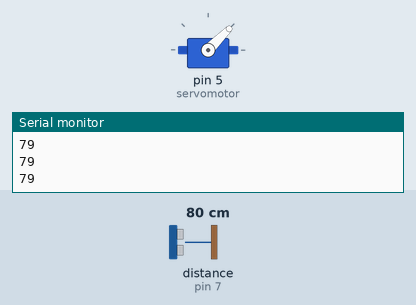
Simulated run of this sketch. Board: Arduino Uno, built with avr-gcc and run on an emulated ATmega328P. On the bench: servo, the last lines printed to the serial monitor. Wiring (inferred from the names in the program): ultrasonic range finder: trigger pin 6; echo pin 7. The inputs (shaded band) are chosen by the test bench; at power-on: distance to the obstacle (sensor on pin 7) 80 cm. The echo pulse lasts 58.3 µs per cm.

Above: at 1.2 s.
1.3 s: distance to the obstacle (sensor on pin 7) set to 45 cm
2.8 s: distance to the obstacle (sensor on pin 7) set to 38 cm
At 4.0 s:
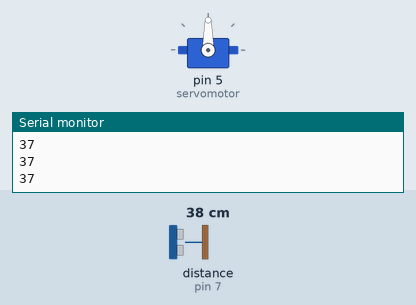
4.3 s: distance to the obstacle (sensor on pin 7) set to 31 cm
At 4.6 s:
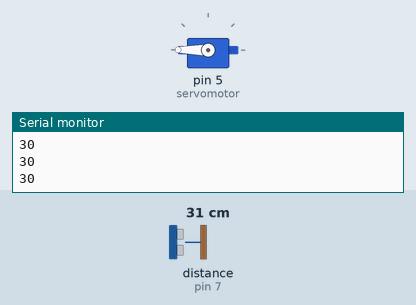
5.8 s: distance to the obstacle (sensor on pin 7) set to 28 cm
At 6.6 s:
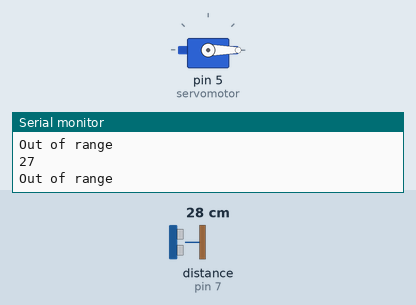
7.3 s: distance to the obstacle (sensor on pin 7) set to 35 cm
At 8.5 s:
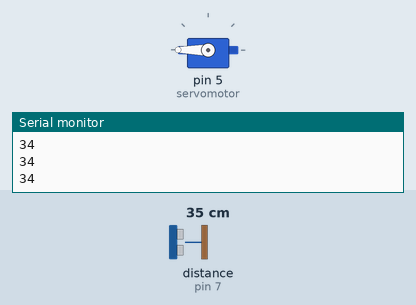
8.8 s: distance to the obstacle (sensor on pin 7) set to 2 cm
At 10.0 s:
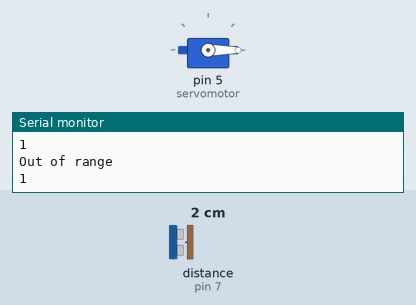
Timing chart, 0 to 11.3 s (numbered marks = the images above; inputs shaded):
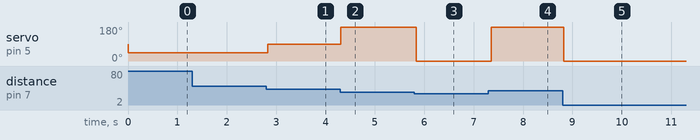

Measured:
- the behaviour switches between 41 and 40 cm on distance to the obstacle (sensor on pin 7) (found by bisection; images 0 and 1)
- the behaviour switches between 36 and 35 cm on distance to the obstacle (sensor on pin 7) (found by bisection; images 1 and 2)
- the behaviour switches between 31 and 30 cm on distance to the obstacle (sensor on pin 7) (found by bisection; images 2 and 3)
- after the input at 2.8 s, servo on pin 5 (servomotor): 45° → 90° at once
- after the input at 4.3 s, servo on pin 5 (servomotor): 90° → 180° at once
- after the input at 5.8 s, servo on pin 5 (servomotor): 180° → 0° at once
- after the input at 7.3 s, servo on pin 5 (servomotor): 0° → 180° after 0.05 s
- after the input at 8.8 s, servo on pin 5 (servomotor): 180° → 0° at once

The sketch:

tasksix.ino
```cpp
#include <Servo.h>

Servo servomotor;


int trigPin1  =   6;
int echoPin1  =   7;

void setup() {
  Serial.begin (9600);
  pinMode(trigPin1, OUTPUT);
  pinMode(echoPin1, INPUT);
  servomotor.attach(5);
  }
void loop() {
  long duration1, distance1;
  digitalWrite(trigPin1, LOW);
  delayMicroseconds(2);
  digitalWrite(trigPin1, HIGH);
  delayMicroseconds(10);
  digitalWrite(trigPin1, LOW);
  duration1 = pulseIn(echoPin1, HIGH);
  distance1 = (duration1/2) / 29.1;

//let's suppose that the track width is 90cm

  if ( distance1 >= 40 && distance1 <= 80)
  {
    Serial.println(distance1);
    servomotor.write(45);
  }
  else
     if (  distance1 < 40 && distance1 >=  35)
   {
     Serial.println(distance1);
     servomotor.write(90);

  }
     else
     if (  distance1 < 35 && distance1 >= 30 )

   {
     Serial.println(distance1);
     servomotor.write(180);

  }
  else
       {
     Serial.println(distance1);
     Serial.println("Out of range");
     servomotor.write(0);

  }
    delay(50);

}
```
